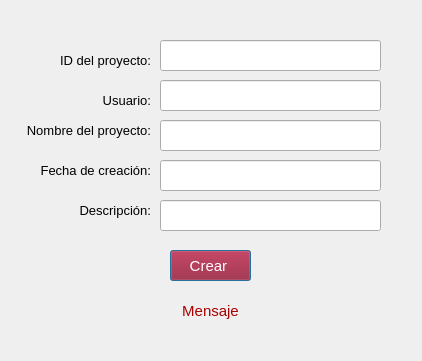
<?xml version="1.0" encoding="UTF-8"?>
<ui version="4.0">
 <class>Dialog</class>
 <widget class="QDialog" name="Dialog">
  <property name="geometry">
   <rect>
    <x>0</x>
    <y>0</y>
    <width>422</width>
    <height>361</height>
   </rect>
  </property>
  <property name="windowTitle">
   <string>Crear proyecto</string>
  </property>
  <widget class="QPushButton" name="btnCreateProject">
   <property name="geometry">
    <rect>
     <x>170</x>
     <y>250</y>
     <width>81</width>
     <height>31</height>
    </rect>
   </property>
   <property name="font">
    <font>
     <pointsize>11</pointsize>
     <bold>false</bold>
    </font>
   </property>
   <property name="cursor">
    <cursorShape>PointingHandCursor</cursorShape>
   </property>
   <property name="styleSheet">
    <string notr="true">background-color: rgb(150, 7, 33);
color: rgb(255, 255, 255);
</string>
   </property>
   <property name="text">
    <string>Crear </string>
   </property>
  </widget>
  <widget class="QLabel" name="label_8">
   <property name="geometry">
    <rect>
     <x>50</x>
     <y>50</y>
     <width>101</width>
     <height>21</height>
    </rect>
   </property>
   <property name="font">
    <font>
     <pointsize>10</pointsize>
     <bold>false</bold>
    </font>
   </property>
   <property name="text">
    <string>ID del proyecto:</string>
   </property>
   <property name="alignment">
    <set>Qt::AlignRight|Qt::AlignTrailing|Qt::AlignVCenter</set>
   </property>
  </widget>
  <widget class="QLineEdit" name="txtID">
   <property name="geometry">
    <rect>
     <x>160</x>
     <y>40</y>
     <width>221</width>
     <height>31</height>
    </rect>
   </property>
   <property name="font">
    <font>
     <pointsize>12</pointsize>
     <bold>false</bold>
    </font>
   </property>
   <property name="placeholderText">
    <string/>
   </property>
  </widget>
  <widget class="QLabel" name="label_9">
   <property name="geometry">
    <rect>
     <x>100</x>
     <y>90</y>
     <width>51</width>
     <height>21</height>
    </rect>
   </property>
   <property name="font">
    <font>
     <pointsize>10</pointsize>
     <bold>false</bold>
    </font>
   </property>
   <property name="text">
    <string>Usuario:</string>
   </property>
   <property name="alignment">
    <set>Qt::AlignRight|Qt::AlignTrailing|Qt::AlignVCenter</set>
   </property>
  </widget>
  <widget class="QLabel" name="label_10">
   <property name="geometry">
    <rect>
     <x>20</x>
     <y>120</y>
     <width>131</width>
     <height>21</height>
    </rect>
   </property>
   <property name="font">
    <font>
     <pointsize>10</pointsize>
     <bold>false</bold>
    </font>
   </property>
   <property name="text">
    <string>Nombre del proyecto:</string>
   </property>
   <property name="alignment">
    <set>Qt::AlignRight|Qt::AlignTrailing|Qt::AlignVCenter</set>
   </property>
  </widget>
  <widget class="QLabel" name="label_12">
   <property name="geometry">
    <rect>
     <x>40</x>
     <y>160</y>
     <width>111</width>
     <height>21</height>
    </rect>
   </property>
   <property name="font">
    <font>
     <pointsize>10</pointsize>
     <bold>false</bold>
    </font>
   </property>
   <property name="text">
    <string>Fecha de creación:</string>
   </property>
   <property name="alignment">
    <set>Qt::AlignRight|Qt::AlignTrailing|Qt::AlignVCenter</set>
   </property>
  </widget>
  <widget class="QLabel" name="label_13">
   <property name="geometry">
    <rect>
     <x>80</x>
     <y>200</y>
     <width>71</width>
     <height>21</height>
    </rect>
   </property>
   <property name="font">
    <font>
     <pointsize>10</pointsize>
     <bold>false</bold>
    </font>
   </property>
   <property name="text">
    <string>Descripción:</string>
   </property>
   <property name="alignment">
    <set>Qt::AlignRight|Qt::AlignTrailing|Qt::AlignVCenter</set>
   </property>
  </widget>
  <widget class="QLineEdit" name="txtUser">
   <property name="geometry">
    <rect>
     <x>160</x>
     <y>80</y>
     <width>221</width>
     <height>31</height>
    </rect>
   </property>
   <property name="font">
    <font>
     <pointsize>12</pointsize>
     <bold>false</bold>
    </font>
   </property>
   <property name="placeholderText">
    <string/>
   </property>
  </widget>
  <widget class="QLineEdit" name="txtNameProject">
   <property name="geometry">
    <rect>
     <x>160</x>
     <y>120</y>
     <width>221</width>
     <height>31</height>
    </rect>
   </property>
   <property name="font">
    <font>
     <pointsize>12</pointsize>
     <bold>false</bold>
    </font>
   </property>
   <property name="placeholderText">
    <string/>
   </property>
  </widget>
  <widget class="QLineEdit" name="txtDate">
   <property name="geometry">
    <rect>
     <x>160</x>
     <y>160</y>
     <width>221</width>
     <height>31</height>
    </rect>
   </property>
   <property name="font">
    <font>
     <pointsize>12</pointsize>
     <bold>false</bold>
    </font>
   </property>
   <property name="placeholderText">
    <string/>
   </property>
  </widget>
  <widget class="QLineEdit" name="txtDescription">
   <property name="geometry">
    <rect>
     <x>160</x>
     <y>200</y>
     <width>221</width>
     <height>31</height>
    </rect>
   </property>
   <property name="font">
    <font>
     <pointsize>12</pointsize>
     <bold>false</bold>
    </font>
   </property>
   <property name="placeholderText">
    <string/>
   </property>
  </widget>
  <widget class="QLabel" name="lblMessage">
   <property name="geometry">
    <rect>
     <x>20</x>
     <y>290</y>
     <width>381</width>
     <height>41</height>
    </rect>
   </property>
   <property name="font">
    <font>
     <pointsize>11</pointsize>
    </font>
   </property>
   <property name="styleSheet">
    <string notr="true">color: rgb(170, 0, 0);</string>
   </property>
   <property name="text">
    <string>Mensaje</string>
   </property>
   <property name="alignment">
    <set>Qt::AlignCenter</set>
   </property>
  </widget>
 </widget>
 <resources/>
 <connections/>
</ui>
